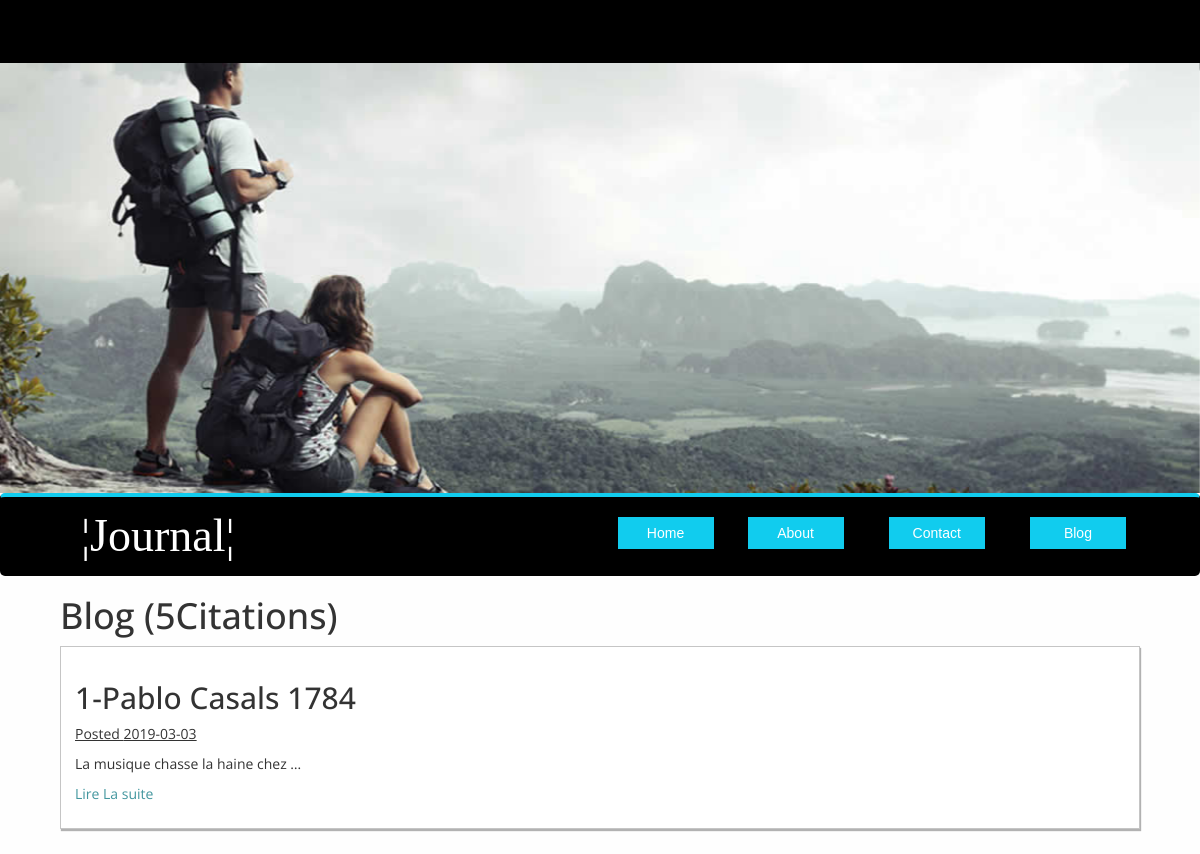
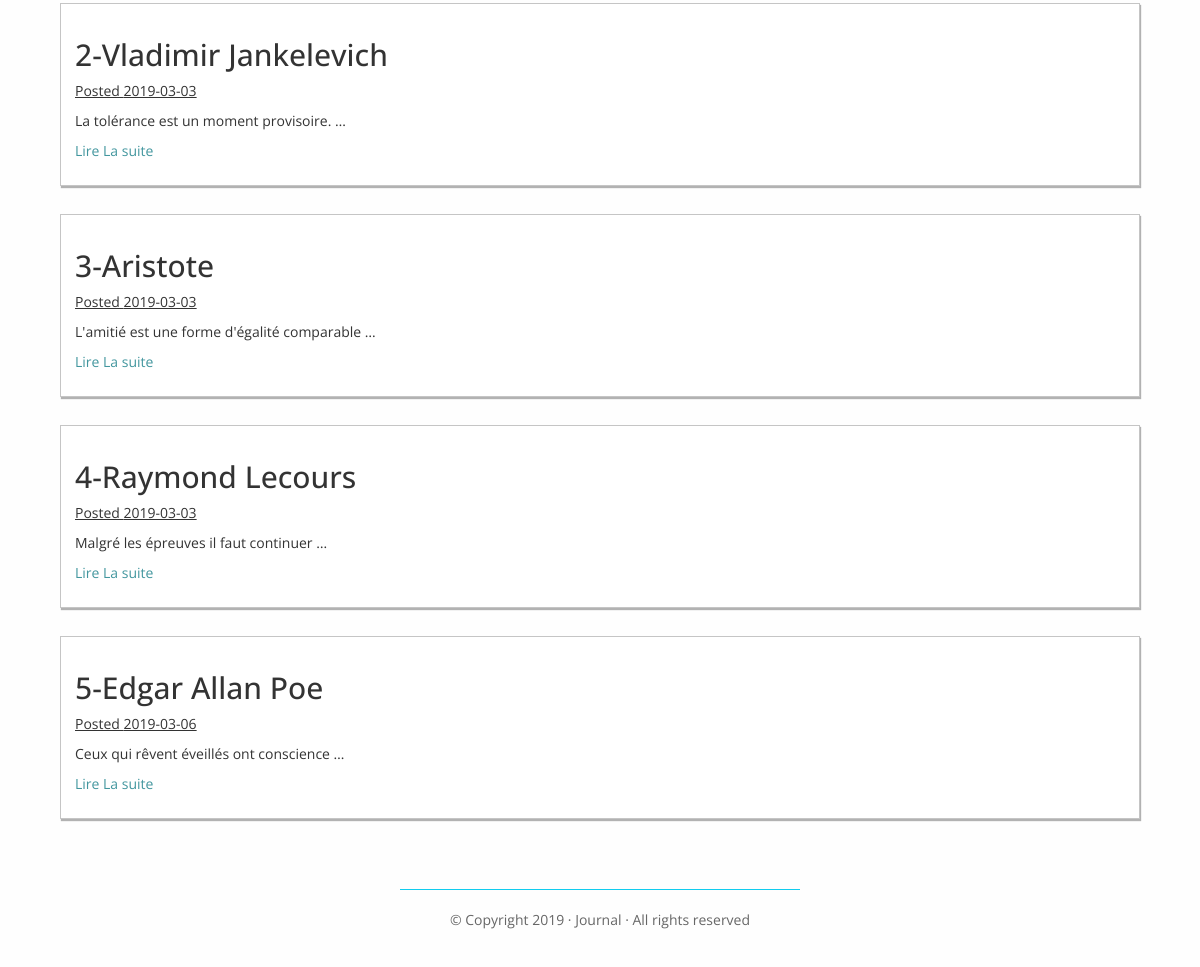
Screenshot of /blog/ with the database file from the repository (2 pictures, top to bottom).
### blog/models.py (models this page shows, shortened)
class Post(models.Model):
	title=models.CharField(max_length=255)
	body=models.TextField()
	created_at=models.DateTimeField(auto_now_add=True)
	updated_at=models.DateTimeField(auto_now=True)

### blog/views.py (the view)
def index(request):
    posts = Post.objects.all()
    return render(request, 'blog/index.html' , {'posts': posts})

### blog/templates/blog/index.html (shortened to what this page needs)
{% extends 'layouts/_nav.html' %}
{% load static %}
{% block content %}
<h1>Blog ({{ posts|length}}Citations)</h1>
{% for post in posts %}
    <article style="background-color: #fff;
       border: 1px solid #c5c5c5;
       margin-bottom:2em;
       padding: 1em;
       box-shadow: 1px 2px 1px rgb(0,0,0,0.3)">
    	<h2>{{ post.id }}-{{ post.title }}</h2>
         <u><p class="time"><time datetime="{{ post.created_at|date:'Y-m-d'}}">Posted {{ post.created_at|date:'Y-m-d'}}</time></p></u>
    	<p class="body">{{ post.body|truncatewords:6 }}</p>
        <p><a href="/blog/posts/{{ post.id }}">Lire La suite</a>
    </article>
    {% empty %}
       <li> Sorry!pas article a afficher ..</li>
{% endfor %}
{% endblock %}

### blog/templates/layouts/_nav.html (shortened to what this page needs)
{% load static %}
<!DOCTYPE html>
<html lang="fr">
<head>
 <link rel="stylesheet" href="static/css/bootstrap.css" rel="stylesheet">
<link rel="stylesheet" href="https://stackpath.bootstrapcdn.com/bootstrap/4.3.1/css/bootstrap.min.css">
<link rel="stylesheet" type="text/css" href="https://cdnjs.cloudflare.com/ajax/libs/normalize/8.0.1/normalize.min.css">
<link rel="stylesheet" href="static/css/animate.css" rel="stylesheet">
<link rel="stylesheet" href="static/css/bootstrap.css" rel="stylesheet">
<link rel="stylesheet" type="text/css" href="{% static 'css/animate.css' %}">
<link rel="stylesheet" type="text/css" href="{% static 'css/style.css' %}">
</head>
<div style="margin-top: -30px;">>
{% include 'layouts/_menu1.html' %}
</div>
<div id="carouselExampleControls" class="carousel slide" data-ride="carousel">
  <div class="carousel-inner" style="margin-top: -30px; height: 430px;">
    <div class="carousel-item active">
      <img src="{% static 'images/slida4.jpg' %}" class="d-block w-100" alt="..." style="height: 430px;">
    </div>
  </div>
</div>
<body>
<div align="right">
{% include 'layouts/_menu.html' %}
</div>
<div class="wrapper">
     {% block content %}
     {% endblock %}
</div>
</body>
{% include 'layouts/_footer.html' %}
</html>

### blog/templates/layouts/_menu1.html (shortened to what this page needs)
<nav class="navbar">
	<div class="wrapper">
		<a href="{% url 'home' %}" class="navbar-brand" style="float: left;" ></a>
	</div>
</nav>

### blog/templates/layouts/_menu.html
<nav class="navbar">
	<div class="wrapper">
		<a href="{% url 'home' %}" class="navbar-brand" style="float: left;font-family: Georgia, Verdan;font-size: 46px; ">¦Journal¦</a>
    <ul class="navbar-right">
    	    <li><a href="{% url 'index' %}" style="text-decoration:none"><font face="Arial, Verdana, Georgia" size="" color="#ffffff">Blog</font></a></li>
    	    <li><a href="{% url 'contact' %}" style="text-decoration:none"><font face="Arial, Verdana, Georgia" size="" color="#ffffff">Contact</font></a></li>
    	    <li><a href="{% url 'about' %}" style="text-decoration:none"><font face="Arial, Verdana, Georgia" size="" color="#ffffff">About</font></a></li>
    	    <li><a href="{% url 'home' %}" style="text-decoration:none"><font face="Arial, Verdana, Georgia" size="" color="#ffffff">Home</font></a></li>
    </ul>
	</div>
</nav>

### blog/templates/layouts/_footer.html
<div class="container">
<center>
<footer class="footer text-center">
      <hr style="border-color: #1ce; border="4";>
	<p>&copy; Copyright  {% now 'Y' %} &middot; Journal &middot; All rights reserved</p>
</footer>
</center>
</div>

### blog/static/css/style.css (style rules this page uses)
body { font-family: 'open Sans', Helvetica, Arial, sans-serif; background-color: #fefefe; }
* { margin: 0; padding: 0; }
.wrapper { width: 1440px; max-width: 90%; margin: 0 auto; }
.text-center { text-align:center; }
.navbar { background-color: #000; border-top: 4px solid #1ce; padding: 1em 0; }
.navbar .navbar-brand { font-size: 1.8em; color: #fff; text-decoration: none; }
.navbar .navbar-right li { display: inline-block; list-style: none; margin-top: 0.3em; margin-right: 0.8em; }
.navbar .navbar-right li:last-child { margin-right: 0; }
.navbar .navbar-right li a { color: #fff; text-decoration: none; }
.footer { margin-top: 3em; color: rgba(0,0,0,0.6); width: 400px; }
article { background-color: #fff; border: 1px solid #c5c5c5; margin-bottom:2em; padding: 1em; }
ul { padding:0; margin:0; list-style-type:none; }
li { margin-left:2px; float:left; }
ul li a { display:block; float:left; width:100px; background-color:#6495ED; color:black; text-decoration:none; text-align:center; padding:5px; border:2px solid; border-color:#DCDCDC #696969 #696969 #DCDCDC; }

### blog/templates/layouts/_nav.html (style rules this page uses)
ul { padding:0; margin:0; list-style-type:none; }
li { margin-left: 30px; margin-right: 6px; float:right; }
ul li a { display:block; float: left; width: 100px; background-color: #1ce; color:black; text-decoration:none; text-align:center; padding:6px; border:2px solid; border-color:#000000; }

### rows the page displays
Post: id "1", title "Pablo Casals 1784", created_at "2019-03-03", body "La musique chasse la haine chez …"
Post: id "2", title "Vladimir Jankelevich", created_at "2019-03-03", body "La tolérance est un moment provisoire. …"
Post: id "3", title "Aristote", created_at "2019-03-03", body "L'amitié est une forme d'égalité comparable …"
Post: id "4", title "Raymond Lecours", created_at "2019-03-03", body "Malgré les épreuves il faut continuer …"
Post: id "5", title "Edgar Allan Poe", created_at "2019-03-06", body "Ceux qui rêvent éveillés ont conscience …"

### other values shown
{{ posts|length }} "5"
